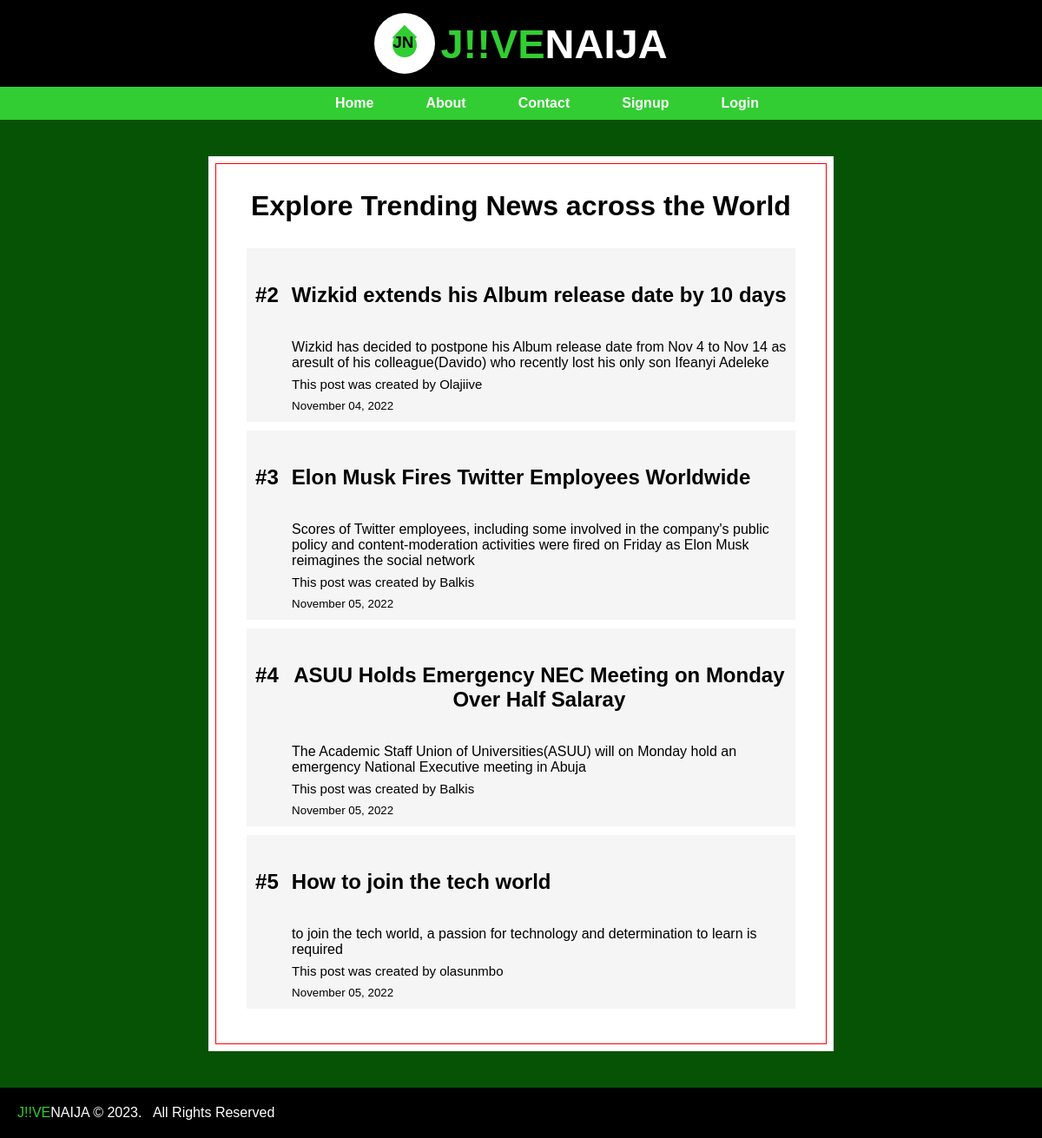
Before: / with the older database file.
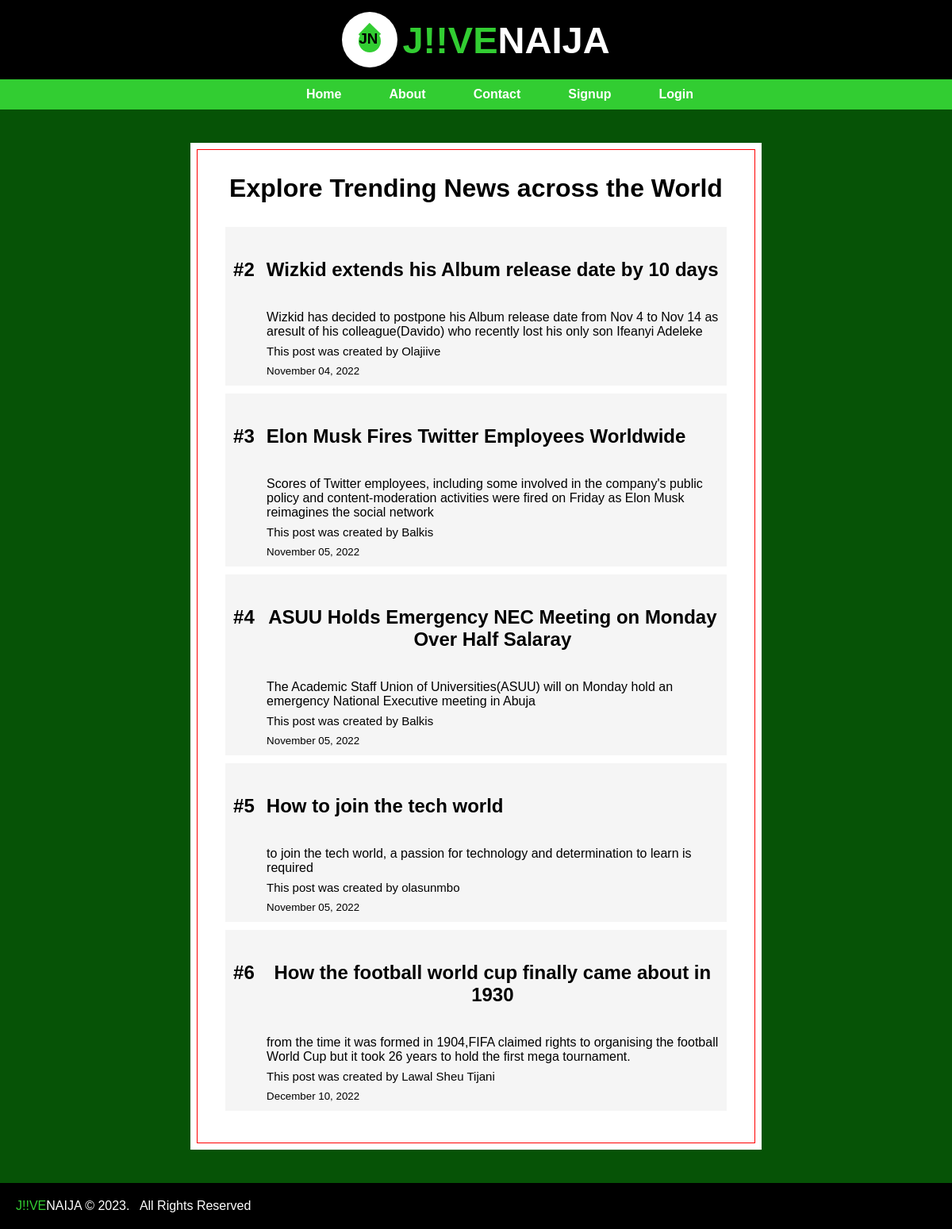
After: the same page with the newer database file.
### app.py (models this page shows, shortened)
class Post(db.Model, UserMixin):
    __bind_Key__ = "post"
    id = db.Column(db.Integer(), primary_key=True)
    title = db.Column(db.String(100), nullable=False)
    content = db.Column(db.Text(), nullable=False)
    Author= db.Column(db.String(), nullable=False)
    Registered = db.Column(db.DateTime, nullable=False, default=datetime.utcnow())
    post_id = db.Column(db.Integer(), db.ForeignKey("user.id"))

### app.py (the view)
@app.route('/')
def home():
    posts=Post.query.all()
    context = {
        "posts": posts
    }
    return render_template('home.html', **context)

### templates/home.html
{% extends 'base.html' %}
{% block content %}
    <div class="postcont">
        <h1>Explore Trending News across the World</h1>
        <div >
            {% for post in posts %}
            <div class="post">
                <div class="top">
                    <h2>#{{ post.id }}</h2>
                    <h2 style="margin-left: 15px;">{{ post.title }}</h2>
                </div>
                <div style="margin-left: 42px;">{{ post.content }} </div>
                <div class="p_author" style="margin-left: 42px;">This post was created by {{ post.Author }}</div>
                <small style="margin-left: 42px;">{{ post.Registered.strftime('%B %d, %Y') }}</small>
            </div>
            {% endfor %}
        </div>
    </div>
{% endblock %}

### templates/base.html (shortened to what this page needs)
<!DOCTYPE html>
<html lang="en">
<head>
    <link rel="stylesheet" href="{{url_for('static', filename='style.css')}}">
</head>
<body>
    <header>
        <div class="brand">
            <div class="brand-logo">
                <div class="logo">
                    <h3>JN</h3>
                </div>
            </div>
            <h1><span style="color: limegreen;">J!!VE</span><span>NAIJA</span></h1>
        </div>
        <nav>
            {% if current_user.is_authenticated %}
            <ul>
                <li class="li-group"><a href="/">Home</a></li>
                <li class="li-group"><a href="/about">About</a></li>
                <li class="li-group"><a href="/contact">Contact</a></li>
                <li class="li-group"><a href="/post">Create post</a></li>
                <li class="li-group"><a href="{{ url_for('post') }}">My Posts</a></li>
                <li class="li-group"><a href="/logout">Logout</a></li>
            </ul>
            {% else %}
            <ul>
                <li class="li-group"><a href="/">Home</a></li>
                <li class="li-group"><a href="/about">About</a></li>
                <li class="li-group"><a href="/contact">Contact</a></li>
                <li class="li-group"><a href="/signup">Signup</a></li>
                <li class="li-group"><a href="/login" >Login</a></li>
            </ul>
            {% endif %}
        </nav>
    </header>
    <div class="container">
        {% block content %}
        {% endblock %}
    </div>
    <footer>
        <p class="footer">
            <span style="color: limegreen;">J!!VE</span><span>NAIJA</span> &copy; . &nbsp; All Rights Reserved
        </p>
    </footer>
</body>
</html>

### static/style.css (style rules this page uses)
* { margin: 0; padding: 0; box-sizing: border-box; }
body { background-color: rgb(6, 83, 6); height: 100%; font-family: Arial, Helvetica, sans-serif; }
header { position: fixed; top: 0; left: 0; right: 0; }
.container { margin: 180px auto 100px; width: 60%; background-color: white; padding: 8px; }
.postcont { border: 1px solid red; padding-bottom: 30px; }
.postcont h1 { text-align: center; margin: 30px 0; }
.postcont h2 { text-align: center; margin: 30px 0; }
.post .top { display: flex; }
.postcont .post { width: 90%; margin: 10px auto; padding: 10px; background-color: whitesmoke; }
.p_author { font-size: 15px; }
.post div { margin-bottom: 7px; }
header nav li a { text-decoration: none; color: white; font-weight: bold; }
header nav { background-color: limegreen; width: 100%; padding: 10px; box-sizing: border-box; }
header nav li { list-style: none; margin-left: 60px; }
header .brand { width: 100%; padding-top: 15px ; padding-bottom: 15px ; background-color: black; display: flex; justify-content: center; align-items: center; }
.brand h1 { color: white; margin-left: 3px; font-size: 47px ; }
.brand { color: black; }
.brand .brand-logo { width: 70px; height: 70px; background-color: white; border-radius: 50%; margin-right: 3px; position: relative; }
.brand .brand-logo .logo { position: absolute; top: 33%; left: 10%; transform: translateX(50%); width: 28px; height: 28px; border-radius: 50%; background-color: limegreen; }
header nav ul { display: flex; justify-content: center; align-items: center; }
.footer { background-color: black; width: 100%; padding: 20px; position: fixed; bottom: 0; left: 0; right: 0; }
footer p { color: white; }

Changed rows visible on the page:
added Post: id "6", title "How the football world cup finally came about in 1930", content "from the time it was formed in 1904,FIFA claimed rights to organising the football World Cup but it took 26 years to hold the first mega tournament.", Author "Lawal Sheu Tijani", Registered "December 10, 2022"
